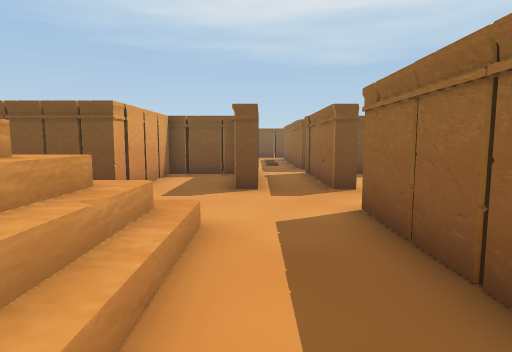
[1] (above)

24 first-person views from a walk through a 3-D level made in the Unity game engine. The camera is 1.2 m above the floor, tilts 6° down and sees 75° across. The floor is counted in squares, 1 m on a side. Each view is taken from the middle of a square. On the plan, view 1 faces up. The plan holds only what a view shows up to about 14 squares ahead; the rest is blank. The place goes on beyond the plan. The player character is not drawn.

[2]
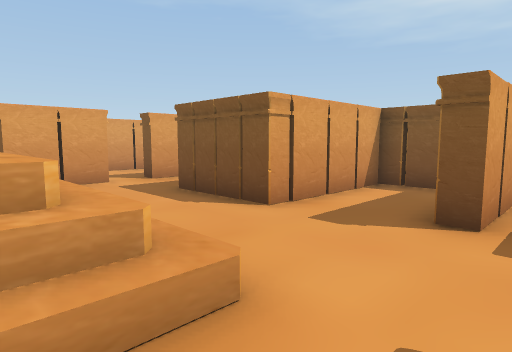

[3]
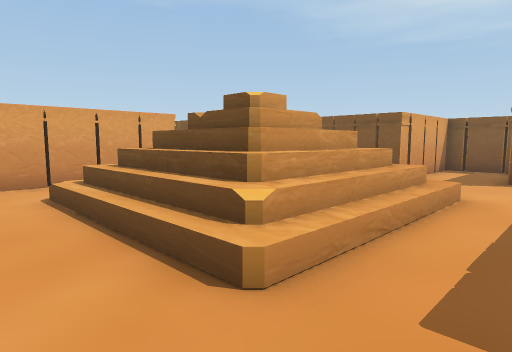

[4]
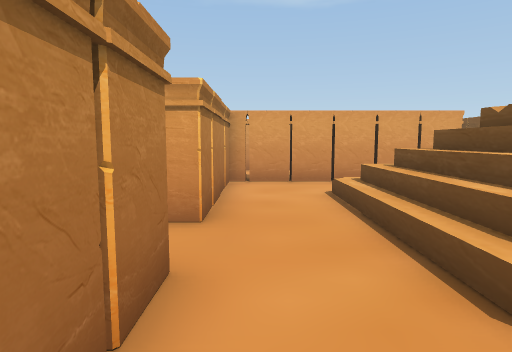

[5]
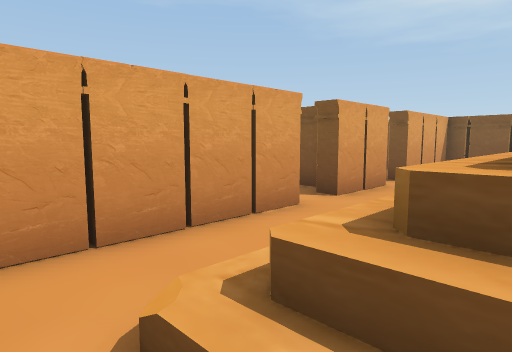

[6]
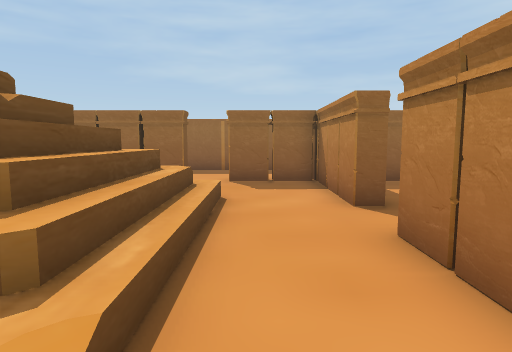

[7]
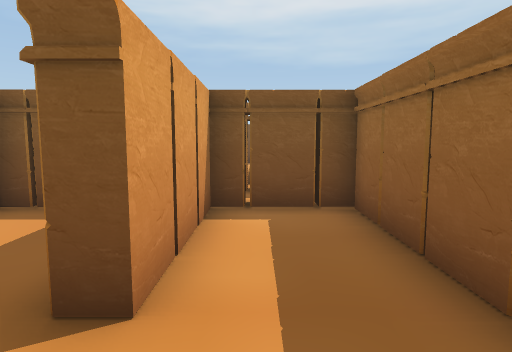

[8]
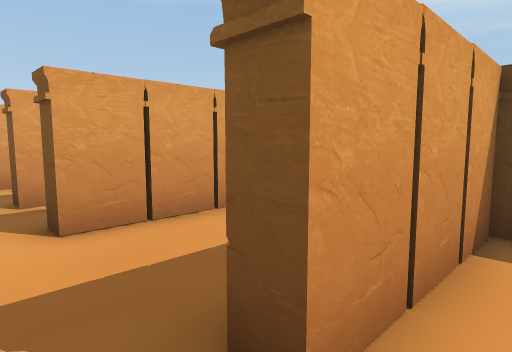

[9]
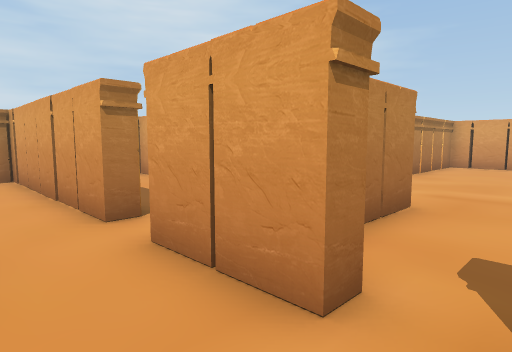

[10]
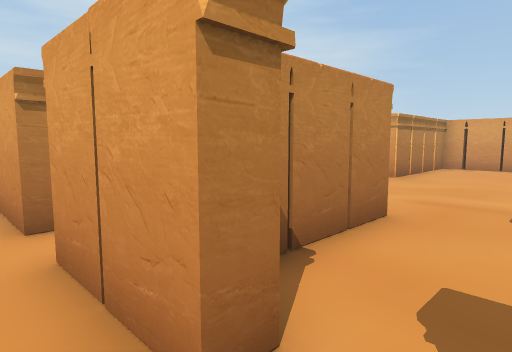

[11]
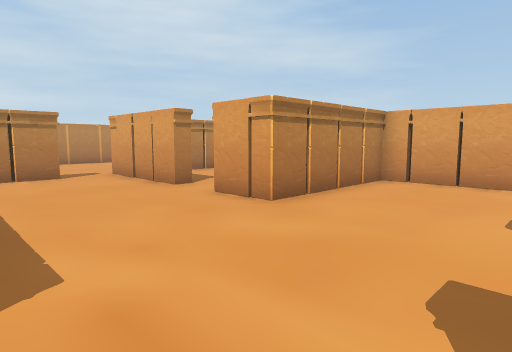

[12]
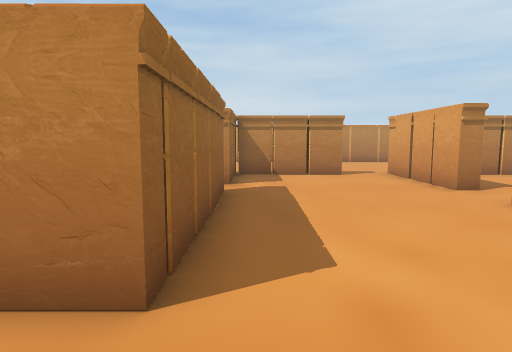

[13]
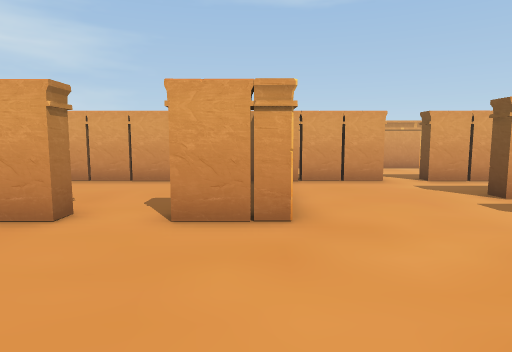

[14]
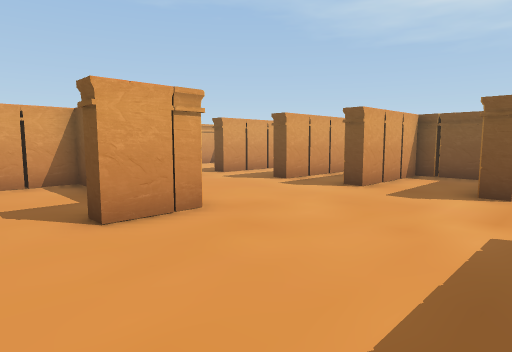

[15]
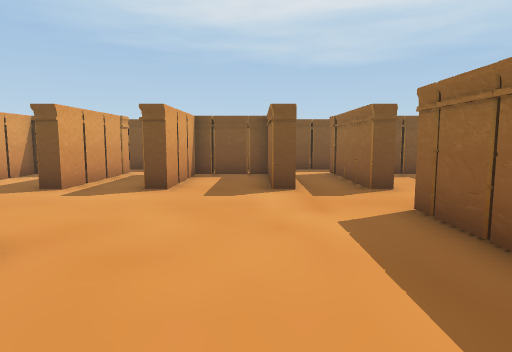

[16]
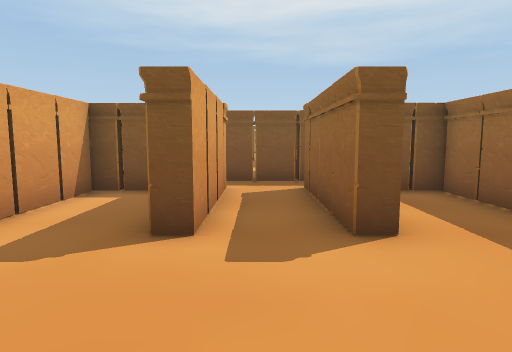

[17]
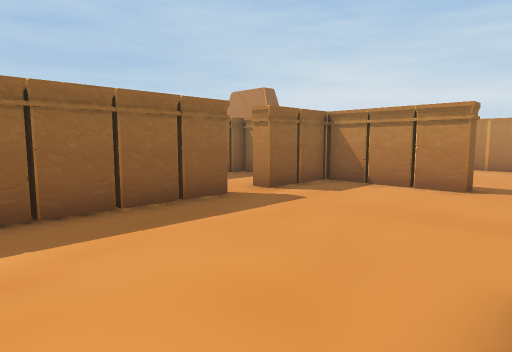

[18]
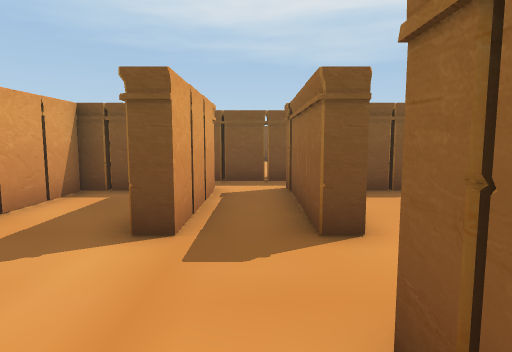

[19]
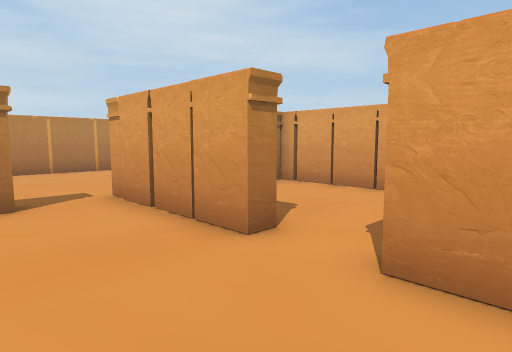

[20]
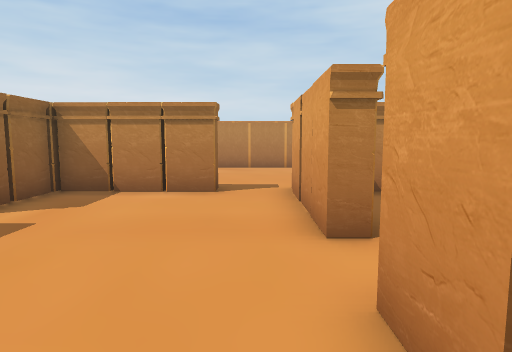

[21]
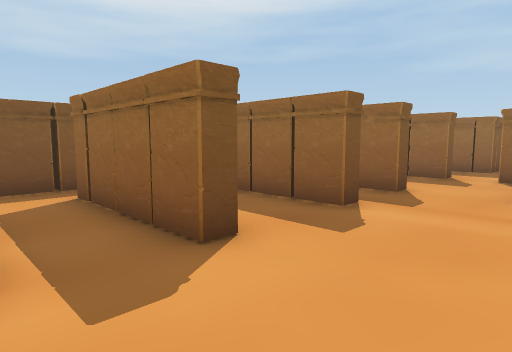

[22]
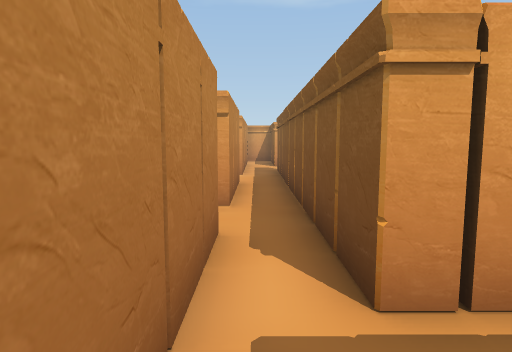

[23]
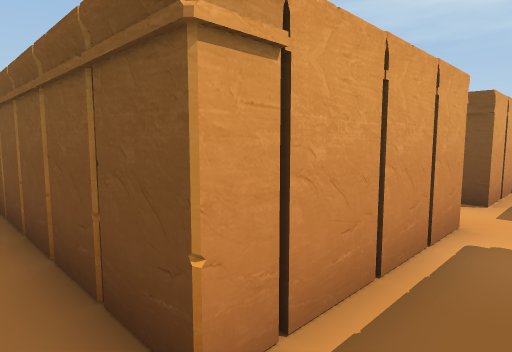

[24]
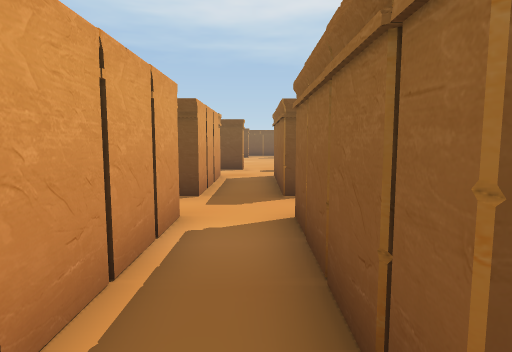

### Floor plan
Key: @ floor where view 1 was taken; # wall or solid block; x gap in a wall; . floor; / step, stairs or slope; O other object.
Columns run from 24 left of view 1 to 4 right of it. Each row starts with its distance up from view 1.
 27              #.
 26              ..
 25              ...
 24              #.#
 23              #.#
 22              #.#
 21              #.#
 20             ##..
 19              ...
 18              #.#
 17              #.#
 16              #.#OO
 15      #   #   #.#OO
 14   ############ ##        .#
 13  ................        ..
 12 ####.#####.########  ### .###
 11 #..#.##.##.#...#..#  #.. .#.
 10 #..#.##.##.#...#..#  #..#.#.
  9 #..#.##.##.#...#..#  #..#.#.
  8 #....##.##.....x..####......
  7 #..............x...........
  6 #..........#####..........#
  5 #..........#  ##..   ///..#
  4 #..........#   #./   ///..#
  3 ######.....#   #.    ///..#
  2 #....#.....#   #.    ///..#
  1 #..........#   #. //////..#
  0 #..........#   #.///////@.#
 -1 #....#.....#   #.///////..#
 -2 #....#.....#   #..........#
 -3 #....#.....#   #..........#
 -4 ######.#####  #######..####
 -5      ...              ... #
 -6     ....                ..#
 -7     ....
 -8     .....
 -9    ......
-10    ......
-11   #######

Where each view was taken, in squares from view 1:
view 1: 0 up, 0 right, facing up
view 2: 3 up, 1 right, facing up-left
view 3: 3 down, 1 right, facing up-left
view 4: 3 down, 1 right, facing left
view 5: 2 down, 5 left, facing up-left
view 6: 2 down, 8 left, facing right
view 7: 6 up, 8 left, facing up
view 8: 7 up, 8 left, facing up-left
view 9: 8 up, 7 left, facing down-left
view 10: 8 up, 8 left, facing down-left
view 11: 8 up, 14 left, facing down-left
view 12: 8 up, 14 left, facing down
view 13: 3 up, 14 left, facing left
view 14: 0 up, 14 left, facing up-left
view 15: 0 up, 16 left, facing up
view 16: 4 up, 20 left, facing up
view 17: 5 up, 19 left, facing down-right
view 18: 4 up, 14 left, facing up
view 19: 3 up, 16 left, facing down-left
view 20: 4 up, 18 left, facing down
view 21: 5 up, 21 left, facing up-right
view 22: 13 up, 9 left, facing left
view 23: 13 up, 10 left, facing up-left
view 24: 13 up, 10 left, facing up
